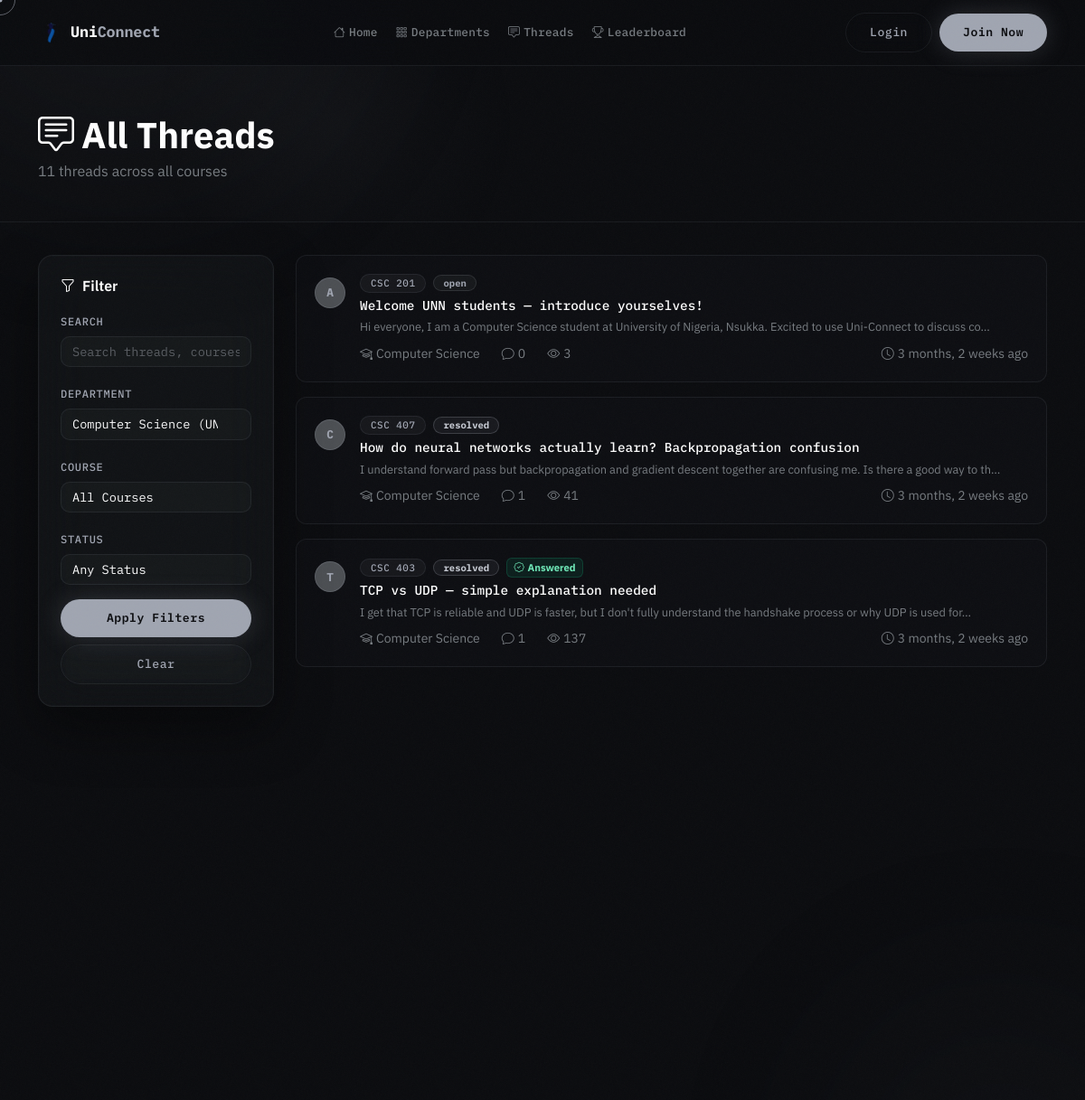
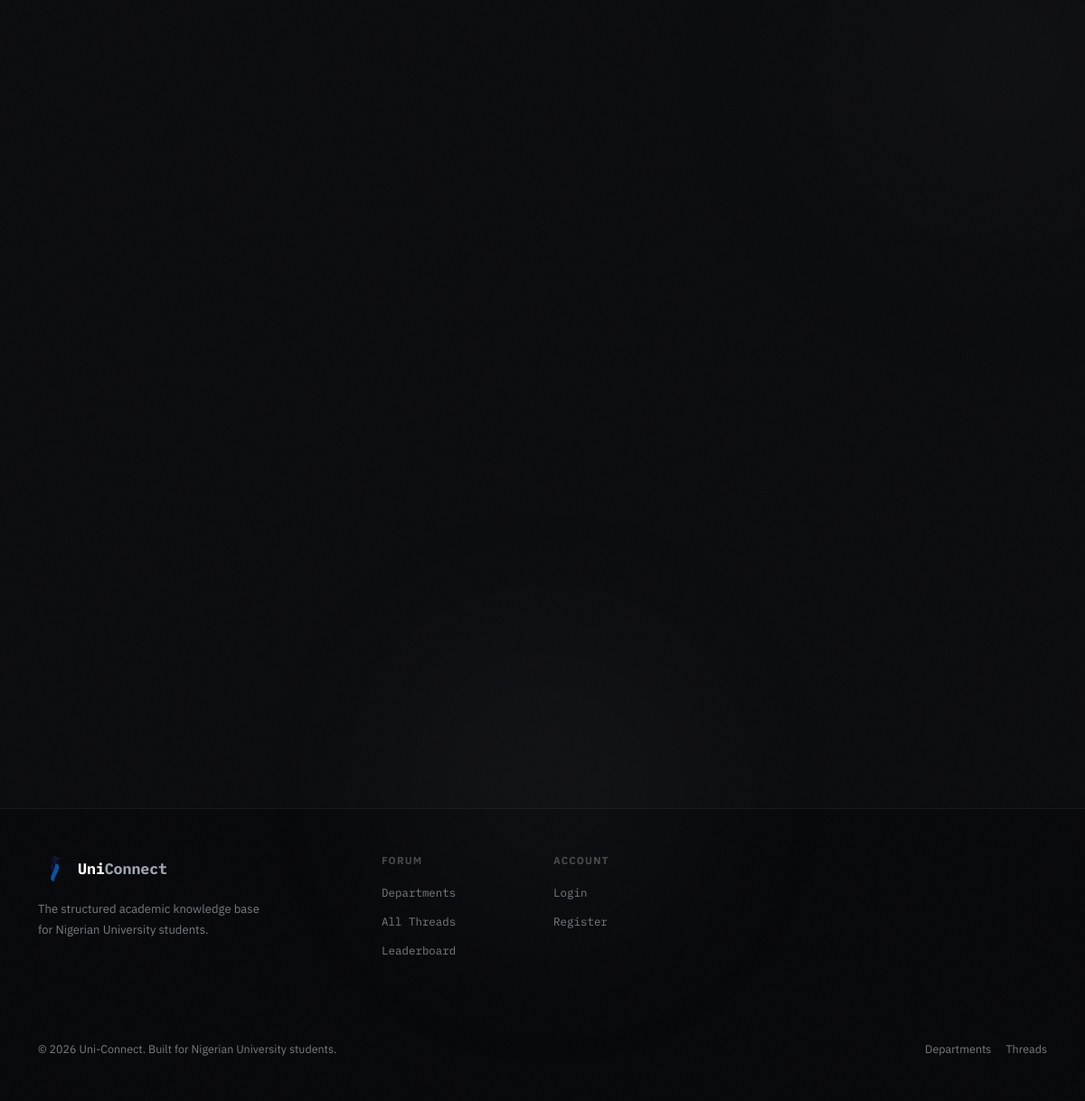
Page /threads/?department=1 on the committed database (2 pictures, top to bottom).
### forum/models.py (models this page shows, shortened)
class Thread(models.Model):
    STATUS_CHOICES = [
        ('open', 'Open'),
        ('resolved', 'Resolved'),
        ('closed', 'Closed'),
    ]
    course = models.ForeignKey(Course, on_delete=models.CASCADE, related_name='threads')
    author = models.ForeignKey(settings.AUTH_USER_MODEL, on_delete=models.CASCADE, related_name='threads')
    title = models.CharField(max_length=300)
    content = models.TextField()
    attachment = models.FileField(upload_to='thread_attachments/', blank=True, null=True)
    voice_note = models.FileField(upload_to='thread_voice_notes/', blank=True, null=True)
    status = models.CharField(max_length=20, choices=STATUS_CHOICES, default='open')
    is_pinned = models.BooleanField(default=False)
    is_deleted = models.BooleanField(default=False)
    views = models.IntegerField(default=0)
    tags = models.ManyToManyField(Tag, blank=True, related_name='threads')
    created_at = models.DateTimeField(auto_now_add=True)
    updated_at = models.DateTimeField(auto_now=True)
    class Meta:
        ordering = ['-is_pinned', '-created_at']
    @property
    def reply_count(self):
        return self.replies.filter(is_deleted=False).count()
    @property
    def has_verified_answer(self):
        return self.replies.filter(is_verified=True).exists()

class Course(models.Model):
    department = models.ForeignKey(Department, on_delete=models.CASCADE, related_name='courses')
    code = models.CharField(max_length=20)
    title = models.CharField(max_length=200)
    description = models.TextField(blank=True)
    level = models.CharField(max_length=10, default='100L')
    semester = models.CharField(max_length=20, default='First Semester')
    units = models.IntegerField(default=3)
    is_active = models.BooleanField(default=True)
    created_at = models.DateTimeField(auto_now_add=True)
    class Meta:
        ordering = ['code']
        unique_together = ['department', 'code']
    def __str__(self):
        return f"{self.code} - {self.title}"

class Department(models.Model):
    school = models.ForeignKey(
        School, on_delete=models.CASCADE, related_name='departments',
        null=True, blank=True,
    )
    name = models.CharField(max_length=200)
    code = models.CharField(max_length=10)
    faculty = models.CharField(max_length=200)
    description = models.TextField(blank=True)
    color = models.CharField(max_length=7, default='#6C63FF')
    icon = models.CharField(max_length=50, default='bi-mortarboard')
    created_at = models.DateTimeField(auto_now_add=True)
    class Meta:
        ordering = ['name']
        unique_together = ['school', 'code']
        constraints = [
            models.UniqueConstraint(
                Lower('name'), 'school',
                name='unique_department_name_per_school',
            ),
        ]
        indexes = [
            models.Index(fields=['school', 'code']),
        ]
    def __str__(self):
        if self.school_id:
            return f"{self.name} ({self.school})"
        return self.name

### accounts/models.py (models this page shows, shortened)
class User(AbstractUser):
    ROLE_CHOICES = [
        ('student', 'Student'),
        ('lecturer', 'Lecturer'),
        ('admin', 'Admin'),
    ]
    is_email_verified = models.BooleanField(default=False)
    role = models.CharField(max_length=20, choices=ROLE_CHOICES, default='student')
    school = models.ForeignKey(
        'forum.School', on_delete=models.SET_NULL, null=True, blank=True, related_name='members'
    )
    department = models.ForeignKey(
        'forum.Department', on_delete=models.SET_NULL, null=True, blank=True, related_name='members'
    )
    matric_number = models.CharField(max_length=20, blank=True)
    bio = models.TextField(blank=True)
    avatar = models.ImageField(upload_to='avatars/', blank=True, null=True)
    reputation = models.IntegerField(default=0)
    created_at = models.DateTimeField(auto_now_add=True)

### forum/views.py (the view)
# urls.py: path('threads/', views.thread_list, name='thread_list'),
def thread_list(request):
    threads_qs = Thread.objects.filter(is_deleted=False).select_related(
        'author', 'course__department__school'
    ).annotate(reply_count_ann=Count('replies', filter=Q(replies__is_deleted=False)))
    scope = request.GET.get('scope', '')
    show_all_schools = scope == 'all' or not (request.user.is_authenticated and request.user.school_id)
    if not show_all_schools:
        threads_qs = threads_qs.filter(course__department__school=request.user.school)
    form = SearchForm(request.GET or None)
    if form.is_valid():
        q = form.cleaned_data.get('q')
        department = form.cleaned_data.get('department')
        course = form.cleaned_data.get('course')
        status = form.cleaned_data.get('status')
        if q:
            threads_qs = threads_qs.filter(Q(title__icontains=q) | Q(content__icontains=q))
        if department:
            threads_qs = threads_qs.filter(course__department=department)
        if course:
            threads_qs = threads_qs.filter(course=course)
        if status:
            threads_qs = threads_qs.filter(status=status)
    paginator = Paginator(threads_qs.order_by('-created_at'), 20)
    page = paginator.get_page(request.GET.get('page'))
    return render(request, 'forum/thread_list.html', {
        'page_obj': page,
        'form': form,
        'show_all_schools': show_all_schools,
    })

### forum/forms.py
class SearchForm(forms.Form):
    q = forms.CharField(
        max_length=200,
        required=False,
        widget=forms.TextInput(attrs={
            'class': 'form-control glass-input',
            'placeholder': 'Search threads, courses, topics...',
        })
    )
    department = forms.ModelChoiceField(
        queryset=Department.objects.all(),
        required=False,
        empty_label='All Departments',
        widget=forms.Select(attrs={'class': 'form-select glass-input'})
    )
    course = forms.ModelChoiceField(
        queryset=Course.objects.filter(is_active=True),
        required=False,
        empty_label='All Courses',
        widget=forms.Select(attrs={'class': 'form-select glass-input'})
    )
    status = forms.ChoiceField(
        choices=[('', 'Any Status'), ('open', 'Open'), ('resolved', 'Resolved')],
        required=False,
        widget=forms.Select(attrs={'class': 'form-select glass-input'})
    )

### forum/context_processors.py (called while the page is built)
def unread_notifications(request):
    count = 0
    if request.user.is_authenticated:
        count = request.user.notifications.filter(is_read=False).count()
    return {'unread_notification_count': count}

### forum/models.py (called while the page is built)
    def __str__(self):
        return self.short_name or self.name

### templates/forum/thread_list.html (shortened to what this page needs)
{% extends 'base.html' %}
{% block content %}
<div class="page-header">
  <div class="container">
    <div class="d-flex justify-content-between align-items-end flex-wrap gap-3">
      <div>
        <h1 class="display-6 fw-bold text-white mb-1"><i class="bi bi-chat-square-text me-2"></i>All Threads</h1>
        <p class="text-muted mb-0">{{ page_obj.paginator.count }} thread{{ page_obj.paginator.count|pluralize }} across all courses</p>
      </div>
    </div>
  </div>
</div>
<div class="container pb-5">
  <div class="row g-4">
    <div class="col-lg-3 col-12">
      <div class="glass-panel p-4 sticky-top" style="top:80px;">
        <h6 class="text-white fw-600 mb-3"><i class="bi bi-funnel me-2"></i>Filter</h6>
        <form method="get">
          <div class="mb-3">
            <label class="form-label small">Search</label>
            {{ form.q }}
          </div>
          <div class="mb-3">
            <label class="form-label small">Department</label>
            {{ form.department }}
          </div>
          <div class="mb-3">
            <label class="form-label small">Course</label>
            {{ form.course }}
          </div>
          <div class="mb-3">
            <label class="form-label small">Status</label>
            {{ form.status }}
          </div>
          <button type="submit" class="btn btn-primary-glow w-100 btn-sm">Apply Filters</button>
          <a href="{% url 'forum:thread_list' %}" class="btn btn-outline-glass w-100 btn-sm mt-2">Clear</a>
        </form>
      </div>
    </div>
    <div class="col-lg-9">
      {% for thread in page_obj %}
      <a href="{% url 'forum:thread_detail' thread.pk %}" class="thread-card mb-3">
        <div class="d-flex align-items-start gap-3">
          <div class="avatar-sm mt-1">{{ thread.author.username|first|upper }}</div>
          <div class="flex-grow-1 min-w-0">
            <div class="d-flex align-items-center gap-2 mb-1 flex-wrap">
              <span class="badge badge-glass small">{{ thread.course.code }}</span>
              <span class="badge {% if thread.status == 'resolved' %}badge-resolved{% else %}badge-open{% endif %}">{{ thread.status }}</span>
              {% if thread.has_verified_answer %}<span class="badge" style="background:rgba(16,185,129,0.1);color:#6ee7b7;border:1px solid rgba(16,185,129,0.2);font-size:.7rem;"><i class="bi bi-patch-check me-1"></i>Answered</span>{% endif %}
            </div>
            <div class="thread-title">{{ thread.title }}</div>
            <div class="thread-excerpt mt-1">{{ thread.content|truncatechars:120 }}</div>
            <div class="d-flex gap-4 text-muted small mt-2">
              <span><i class="bi bi-mortarboard me-1"></i>{{ thread.course.department.name }}</span>
              <span><i class="bi bi-chat me-1"></i>{{ thread.reply_count }}</span>
              <span><i class="bi bi-eye me-1"></i>{{ thread.views }}</span>
              <span class="ms-auto"><i class="bi bi-clock me-1"></i>{{ thread.created_at|timesince }} ago</span>
            </div>
          </div>
        </div>
      </a>
      {% empty %}
      <div class="glass-panel p-5 text-center">
        <i class="bi bi-chat-square-dots fs-1 text-muted d-block mb-3"></i>
        <p class="text-muted mb-3">No threads match your search.</p>
        <a href="{% url 'forum:create_thread' %}" class="btn btn-primary-glow">Ask the first question</a>
      </div>
      {% endfor %}
    </div>
  </div>
</div>
{% endblock %}

### rows in the picture
Thread: author.username|first "A", course.code "CSC 201", status "open", title "Welcome UNN students — introduce yourselves!", content "Hi everyone, I am a Computer Science student at University of Nigeria, Nsukka. Excited to use Uni-Connect to discuss co…", course.department.name "Computer Science", reply_count "0", views "3", created_at "3 months, 2 weeks"
Thread: author.username|first "C", course.code "CSC 407", status "resolved", title "How do neural networks actually learn? Backpropagation confusion", content "I understand forward pass but backpropagation and gradient descent together are confusing me. Is there a good way to th…", course.department.name "Computer Science", reply_count "1", views "41", created_at "3 months, 2 weeks"
Thread: author.username|first "T", course.code "CSC 403", status "resolved", shows "Answered", title "TCP vs UDP — simple explanation needed", content "I get that TCP is reliable and UDP is faster, but I don't fully understand the handshake process or why UDP is used for…", course.department.name "Computer Science", reply_count "1", views "137", created_at "3 months, 2 weeks"

### other values in the picture
{{ page_obj.paginator.count }} "11"
